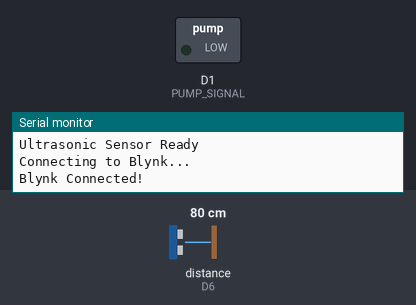
A sketch run on a simulated ESP8266 (NodeMCU). On the bench: switched loads named in the sketch (green lamp = pin HIGH), the last lines printed to the serial monitor. Wiring (inferred from the names in the program): ultrasonic range finder: trigger D5; echo D6. Inputs (shaded band) come from the test bench; at power-on: distance to the obstacle (sensor on D6) 80 cm. The echo pulse lasts 58.3 µs per cm; WiFi joins after 1.5 s; servers stay silent unless stated; pins used as bus, display or sensor lines are not drawn.

Above: at 4.0 s.
4.1 s: distance to the obstacle (sensor on D6) set to 14 cm
At 5.6 s:
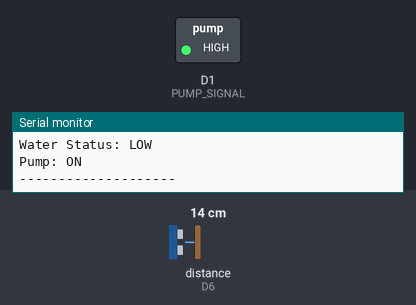
6.3 s: distance to the obstacle (sensor on D6) set to 11 cm
Timing chart, 0 to 9.3 s (numbered marks = the images above; inputs shaded):
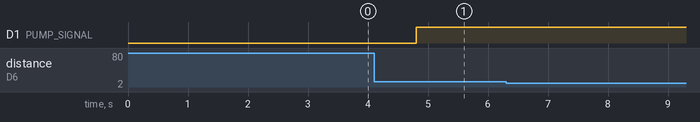

The sketch:

NodeMCU_Blynk_Monitor.ino
```cpp
#define BLYNK_TEMPLATE_ID "TMPL3Qxd4fb8_"
#define BLYNK_TEMPLATE_NAME "water tank monitor"
#define BLYNK_AUTH_TOKEN "GgbvUE2h4z8hmFvmLbYqLD44Qolcw5-x"

#include <ESP8266WiFi.h>
#include <BlynkSimpleEsp8266.h>

char ssid[] = "narzo 50A";
char pass[] = "Narzo 50";

#define TRIG_PIN D5
#define ECHO_PIN D6
#define PUMP_SIGNAL D1

float EMPTY_DISTANCE_CM = 15.0;
float FULL_DISTANCE_CM = 3.0;

bool pumpState = false;

BlynkTimer timer;

void sendWaterLevel()
{
  // Ultrasonic trigger
  digitalWrite(TRIG_PIN, LOW);
  delayMicroseconds(2);

  digitalWrite(TRIG_PIN, HIGH);
  delayMicroseconds(10);
  digitalWrite(TRIG_PIN, LOW);

  // Read sensor
  long duration = pulseIn(ECHO_PIN, HIGH, 30000);

  // Sensor error: pump OFF
  if (duration == 0) {
    pumpState = false;
    digitalWrite(PUMP_SIGNAL, LOW);

    Blynk.virtualWrite(V4, 0);

    Serial.println("Sensor Error - Pump OFF");
    return;
  }

  float distance = duration * 0.0343 / 2.0;

  // Calculate water level
  float percentage =
    (EMPTY_DISTANCE_CM - distance) /
    (EMPTY_DISTANCE_CM - FULL_DISTANCE_CM) * 100.0;

  percentage = constrain(percentage, 0, 100);

  float waterHeight = max(
    0.0f,
    EMPTY_DISTANCE_CM - distance
  );

  // Automatic control
  if (percentage < 20) {
    pumpState = true;
  }
  else if (percentage >= 90) {
    pumpState = false;
  }

  // Send command to Arduino
  digitalWrite(PUMP_SIGNAL, pumpState ? HIGH : LOW);

  // Water status
  String status;

  if (percentage < 25) {
    status = "LOW";
  }
  else if (percentage < 75) {
    status = "NORMAL";
  }
  else {
    status = "HIGH";
  }

  // Send to Blynk
  Blynk.virtualWrite(V0, percentage);
  Blynk.virtualWrite(V1, distance);
  Blynk.virtualWrite(V2, waterHeight);
  Blynk.virtualWrite(V3, status);
  Blynk.virtualWrite(V4, pumpState ? 1 : 0);

  // Serial monitor
  Serial.print("Distance: ");
  Serial.print(distance);
  Serial.println(" cm");

  Serial.print("Water Level: ");
  Serial.print(percentage);
  Serial.println("%");

  Serial.print("Water Status: ");
  Serial.println(status);

  Serial.print("Pump: ");
  Serial.println(pumpState ? "ON" : "OFF");

  Serial.println("--------------------");
}

void setup()
{
  Serial.begin(115200);
  delay(1000);

  Serial.println();
  Serial.println("NodeMCU Starting...");

  pinMode(TRIG_PIN, OUTPUT);
  pinMode(ECHO_PIN, INPUT);

  pinMode(PUMP_SIGNAL, OUTPUT);
  digitalWrite(PUMP_SIGNAL, LOW);

  Serial.println("Ultrasonic Sensor Ready");
  Serial.println("Connecting to Blynk...");

  Blynk.begin(
    BLYNK_AUTH_TOKEN,
    ssid,
    pass
  );

  Serial.println("Blynk Connected!");

  timer.setInterval(2000L, sendWaterLevel);
}

void loop()
{
  Blynk.run();
  timer.run();
}
```
